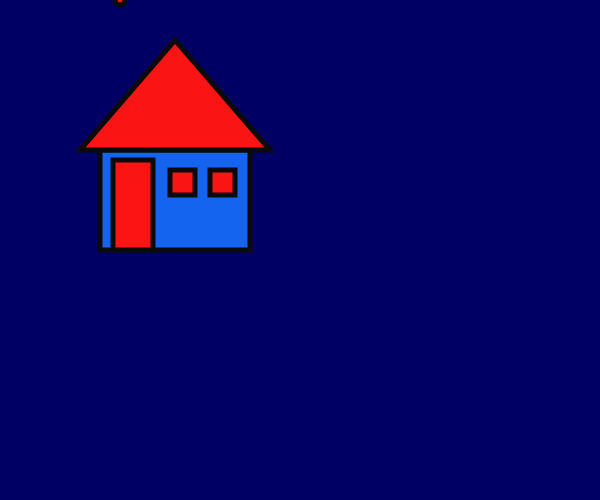
Frame 1 (no input)
Frame 60 (no input): identical to frame 1, image omitted
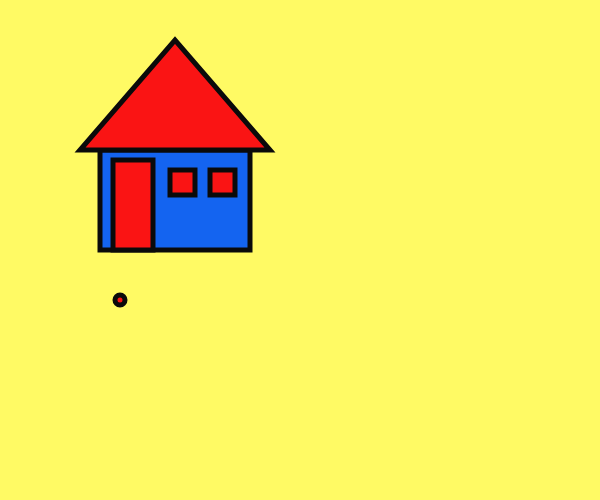
Frame 120 (the mouse pressed at the canvas centre since frame 60)

The p5.js sketch that drew these frames (run headless with seeded random() and noise() and a simulated clock; from frame 60 on, the mouse is pressed at the canvas centre):

// p5.js sketch
// ── sketch.js
function setup() {
  // put setup code here
  createCanvas(600, 500);

}

function draw() {
  // put drawing code here
  background(500,20,100); //0 er helt sort, 255 er helt hvitt, bruker RGB (rødt, grønt, blått) og greyscale. Med tre verdier får du andre farger. Kan også skrive navnet,hex til fargen. 8-bits farge systen 2^8 = 256 (0-255 teller med 0)
  background(mouseX, mouseY, 100); //Endrer farge etter plassering av musen

    fill(20,100,240);
    stroke(10,10,10);
    strokeWeight(5);
    rect(100,150,150,100);

    fill(250,20,20);
    triangle(80,150,270,150,175,40);

    rect(113,160,40,90);

    ellipse(120,mouseX,10); //endrer posisjon etter musen

    rect(170,170,25,25)
    
    rect(210,170,25,25)
}
